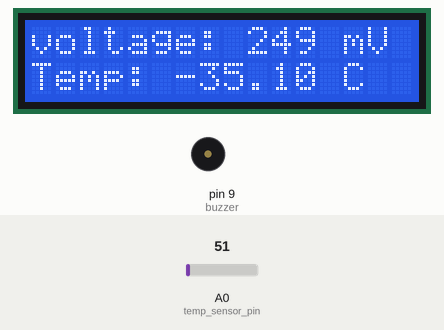
The sketch below on a simulated Arduino Uno, built with avr-gcc and run on an emulated ATmega328P. Shown: 16×2 character LCD, buzzer (waves = sounding). The inputs (shaded band) are chosen by the test bench; at power-on: A0 (temp_sensor_pin) = 51.

Above: at 1.2 s.
1.3 s: A0 (temp_sensor_pin) set to 61
At 1.51 s:
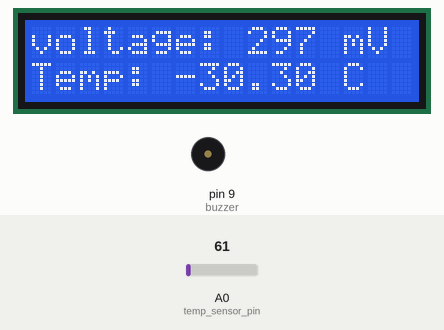
3.8 s: A0 (temp_sensor_pin) set to 71
At 4.61 s:
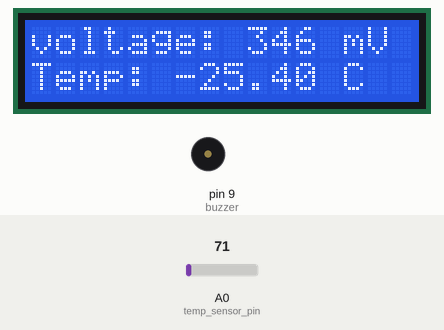
5.4 s: A0 (temp_sensor_pin) set to 86
At 5.64 s:
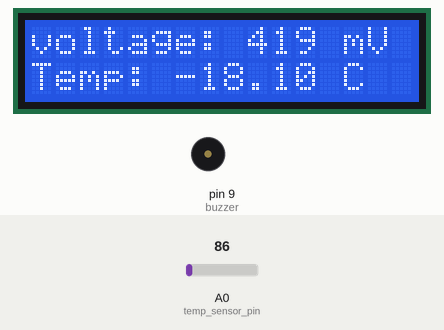
Timing chart, 0 to 12.9 s (numbered marks = the images above; inputs shaded):
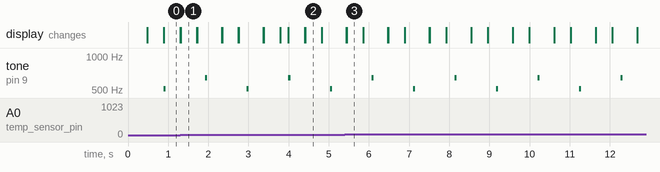

Measured:
- after the input at 1.3 s, the display: first differs from a run without the input at once (image 1)
- after the input at 3.8 s, the display: changes after 0.20 s (image 2)
- after the input at 5.4 s, the display: first differs from a run without the input at once (image 3)
- by itself, tone on pin 9 (buzzer): repeats every 2.1 s: silent 0.98 s, 512 Hz 0.05 s, silent 0.98 s, 640 Hz 0.05 s
- what the display in image 1 shows lasts 0.4 s, from 1.3 s to 1.7 s

The sketch:

TemperatureMonitor.ino
```cpp
#include <LiquidCrystal.h>

// declare the lcd
LiquidCrystal lcd(1, 2, 4,5,6,7);

// use constants for pins
const int temp_sensor_pin = A0;
const int buzzer = 9;

// to buzz the buzzer periodically
int buzz_timer = 0;

void setup() {
  lcd.begin(16, 2);
}

void loop() {
  // process data
  int temp_sensor_value = analogRead(temp_sensor_pin);
  int voltage = temp_sensor_value * (5/1024.0) * 1000;
  float temp = voltage / 10.0 - 60;

  // output on the lcd
  lcd.print("voltage: ");
  lcd.print(voltage);
  lcd.print(" mV");

  lcd.setCursor(0,1);
  lcd.print("Temp: ");
  lcd.print(temp);
  lcd.print(" C");

  // buzz it
  buzz_timer+=2;
  if(buzz_timer == 10){
    tone(buzzer, 512, 50);
  }
  else if(buzz_timer == 20){
    tone(buzzer, 640, 50);
    buzz_timer = 0;
  }

  delay(200);
  lcd.clear();
}
```
